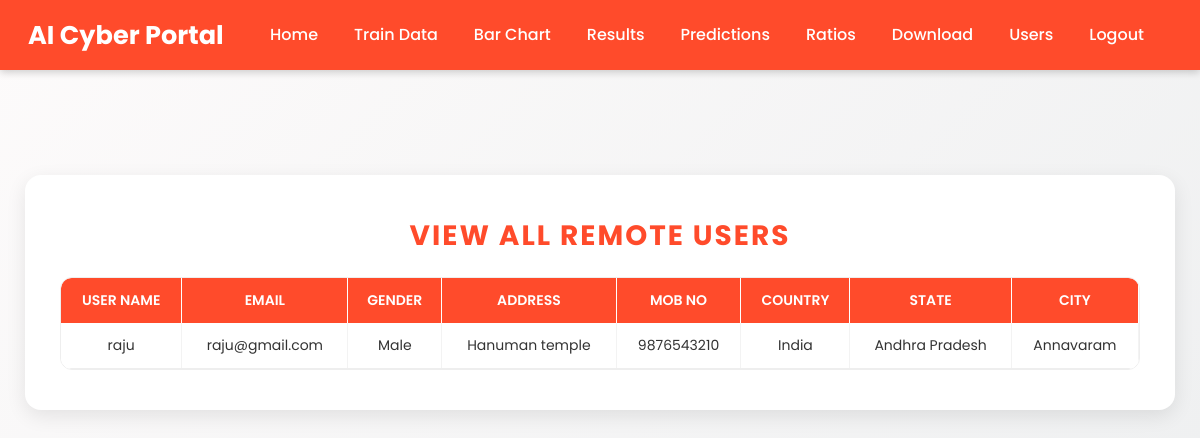
The page /View_Remote_Users/ on the database its author committed.
### Remote_User/models.py (models this page shows)
class ClientRegister_Model(models.Model):
    username = models.CharField(max_length=30)
    email = models.EmailField(max_length=30)
    password = models.CharField(max_length=10)
    phoneno = models.CharField(max_length=10)
    country = models.CharField(max_length=20)
    state = models.CharField(max_length=30)
    city = models.CharField(max_length=30)
    gender = models.CharField(max_length=10)
    address = models.CharField(max_length=20)

### Service_Provider/views.py (the view)
# urls.py: path('View_Remote_Users/', serviceprovider.View_Remote_Users, name="View_Remote_Users"),
def View_Remote_Users(request):
    return render(
        request,
        "SProvider/View_Remote_Users.html",
        {"objects": ClientRegister_Model.objects.all()}
    )

### Template/htmls/SProvider/View_Remote_Users.html (shortened to what this page needs)
{% extends 'SProvider/Header.html' %}
{% block researchblock %}
<div class="main-content">
  <div class="container">
    <p id="title">View All Remote Users</p>
    <div class="table-container">
      <table>
        <thead>
          <tr>
            <th>User Name</th>
            <th>Email</th>
            <th>Gender</th>
            <th>Address</th>
            <th>Mob No</th>
            <th>Country</th>
            <th>State</th>
            <th>City</th>
          </tr>
        </thead>
        <tbody>
          {% for o in objects %}
          <tr>
            <td>{{ o.username }}</td>
            <td>{{ o.email }}</td>
            <td>{{ o.gender }}</td>
            <td>{{ o.address }}</td>
            <td>{{ o.phoneno }}</td>
            <td>{{ o.country }}</td>
            <td>{{ o.state }}</td>
            <td>{{ o.city }}</td>
          </tr>
          {% empty %}
          <tr>
            <td colspan="8" style="color: #ff4b2b; font-weight: bold;">No Users Found</td>
          </tr>
          {% endfor %}
        </tbody>
      </table>
    </div>
  </div>
</div>
{% endblock %}

### Template/htmls/SProvider/Header.html (style rules this page uses)
body { font-family: "Poppins", sans-serif; background: linear-gradient(135deg, #fdfbfb, #ebedee); color: #333; min-height: 100vh; margin: 0; }

### Template/htmls/SProvider/View_Remote_Users.html (style rules this page uses)
html, body { background: linear-gradient(135deg, #fdfbfb, #ebedee); font-family: 'Poppins', sans-serif; margin: 0; padding: 0; color: #333; min-height: 100vh; }
.main-content { padding-top: 85px; min-height: 100vh; display: flex; justify-content: center; align-items: flex-start; }
.container { background: #fff; padding: 40px 35px; border-radius: 16px; box-shadow: 0px 6px 20px rgba(0, 0, 0, 0.09); max-width: 1150px; width: 100%; margin-bottom: 40px; display: flex; flex-direction: column; }
#title { font-size: 28px; font-weight: 700; text-align: center; color: #ff4b2b; text-transform: uppercase; letter-spacing: 2px; margin-bottom: 20px; }
.table-container { flex: 1; overflow-y: auto; overflow-x: auto; border-radius: 12px; border: 1px solid #eee; background: none; scrollbar-width: thin; scrollbar-color: #ff4b2b #fdfbfb; }
table { width: 100%; border-collapse: collapse; border-radius: 10px; overflow: hidden; background: #fff; }
th { background: #ff4b2b; color: #fff; text-align: center; padding: 12px; font-size: 14px; text-transform: uppercase; font-weight: 600; position: sticky; top: 0; z-index: 2; border-right: 1px solid #fff; }
td { text-align: center; padding: 12px; font-size: 14px; color: #333; background-color: #fff; border-bottom: 1px solid #eee; transition: background 0.3s ease; border-right: 1px solid #f3f3f3; }

### rows shown on the page
ClientRegister_Model: username "raju", email "raju@gmail.com", gender "Male", address "Hanuman temple", phoneno "9876543210", country "India", state "Andhra Pradesh", city "Annavaram"
